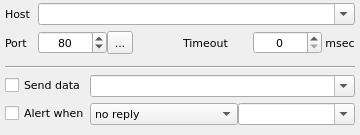
<?xml version="1.0" encoding="UTF-8"?>
<ui version="4.0">
 <class>TcpWidget</class>
 <widget class="QWidget" name="TcpWidget">
  <property name="geometry">
   <rect>
    <x>0</x>
    <y>0</y>
    <width>360</width>
    <height>135</height>
   </rect>
  </property>
  <property name="font">
   <font>
    <family>DejaVu Sans</family>
    <pointsize>8</pointsize>
   </font>
  </property>
  <property name="windowTitle">
   <string>Ping</string>
  </property>
  <property name="toolTip">
   <string>TCP connect</string>
  </property>
  <property name="statusTip">
   <string>TCP connect</string>
  </property>
  <property name="locale">
   <locale language="English" country="UnitedStates"/>
  </property>
  <layout class="QVBoxLayout" name="verticalLayout">
   <property name="leftMargin">
    <number>5</number>
   </property>
   <property name="topMargin">
    <number>3</number>
   </property>
   <property name="rightMargin">
    <number>5</number>
   </property>
   <property name="bottomMargin">
    <number>3</number>
   </property>
   <item>
    <layout class="QFormLayout" name="formLayout">
     <item row="0" column="0">
      <widget class="QLabel" name="lblHost">
       <property name="text">
        <string>Host</string>
       </property>
       <property name="buddy">
        <cstring>cmbHost</cstring>
       </property>
      </widget>
     </item>
     <item row="0" column="1">
      <widget class="QComboBox" name="cmbHost">
       <property name="sizePolicy">
        <sizepolicy hsizetype="Expanding" vsizetype="Fixed">
         <horstretch>0</horstretch>
         <verstretch>0</verstretch>
        </sizepolicy>
       </property>
       <property name="editable">
        <bool>true</bool>
       </property>
      </widget>
     </item>
     <item row="1" column="0">
      <widget class="QLabel" name="lblPort">
       <property name="text">
        <string>Port</string>
       </property>
       <property name="buddy">
        <cstring>spinPort</cstring>
       </property>
      </widget>
     </item>
     <item row="1" column="1">
      <layout class="QHBoxLayout" name="horizontalLayout">
       <property name="spacing">
        <number>0</number>
       </property>
       <item>
        <widget class="QSpinBox" name="spinPort">
         <property name="alignment">
          <set>Qt::AlignCenter</set>
         </property>
         <property name="minimum">
          <number>1</number>
         </property>
         <property name="maximum">
          <number>65535</number>
         </property>
         <property name="value">
          <number>80</number>
         </property>
        </widget>
       </item>
       <item>
        <widget class="QToolButton" name="btnPort">
         <property name="maximumSize">
          <size>
           <width>26</width>
           <height>26</height>
          </size>
         </property>
         <property name="text">
          <string>...</string>
         </property>
         <property name="icon">
          <iconset resource="../../qHostMonitor.qrc">
           <normaloff>:/img/browse.png</normaloff>:/img/browse.png</iconset>
         </property>
        </widget>
       </item>
       <item>
        <spacer name="horizontalSpacer">
         <property name="orientation">
          <enum>Qt::Horizontal</enum>
         </property>
         <property name="sizeType">
          <enum>QSizePolicy::Fixed</enum>
         </property>
         <property name="sizeHint" stdset="0">
          <size>
           <width>50</width>
           <height>20</height>
          </size>
         </property>
        </spacer>
       </item>
       <item>
        <widget class="QLabel" name="lblTimeout">
         <property name="text">
          <string>Timeout</string>
         </property>
         <property name="buddy">
          <cstring>spinTimeout</cstring>
         </property>
        </widget>
       </item>
       <item>
        <widget class="QSpinBox" name="spinTimeout">
         <property name="alignment">
          <set>Qt::AlignCenter</set>
         </property>
         <property name="maximum">
          <number>600000</number>
         </property>
        </widget>
       </item>
       <item>
        <widget class="QLabel" name="Label67">
         <property name="sizePolicy">
          <sizepolicy hsizetype="Maximum" vsizetype="Preferred">
           <horstretch>0</horstretch>
           <verstretch>0</verstretch>
          </sizepolicy>
         </property>
         <property name="text">
          <string> msec</string>
         </property>
         <property name="buddy">
          <cstring>spinTimeout</cstring>
         </property>
        </widget>
       </item>
      </layout>
     </item>
    </layout>
   </item>
   <item>
    <widget class="Line" name="Bevel3_2">
     <property name="orientation">
      <enum>Qt::Horizontal</enum>
     </property>
    </widget>
   </item>
   <item>
    <layout class="QFormLayout" name="formLayout_2">
     <property name="horizontalSpacing">
      <number>0</number>
     </property>
     <item row="0" column="0">
      <widget class="QCheckBox" name="chkSendData">
       <property name="text">
        <string>Send data</string>
       </property>
      </widget>
     </item>
     <item row="0" column="1">
      <widget class="QComboBox" name="cmbSendData">
       <property name="sizePolicy">
        <sizepolicy hsizetype="Expanding" vsizetype="Fixed">
         <horstretch>0</horstretch>
         <verstretch>0</verstretch>
        </sizepolicy>
       </property>
       <property name="editable">
        <bool>true</bool>
       </property>
      </widget>
     </item>
     <item row="1" column="0">
      <widget class="QCheckBox" name="chkAlertWhen">
       <property name="text">
        <string>Alert when</string>
       </property>
      </widget>
     </item>
     <item row="1" column="1">
      <layout class="QHBoxLayout" name="horizontalLayout_2" stretch="1,1">
       <item>
        <widget class="QComboBox" name="cmbSelectReply">
         <item>
          <property name="text">
           <string>no reply</string>
          </property>
         </item>
         <item>
          <property name="text">
           <string>any reply</string>
          </property>
         </item>
         <item>
          <property name="text">
           <string>reply contain</string>
          </property>
         </item>
         <item>
          <property name="text">
           <string>reply doesn't contain</string>
          </property>
         </item>
         <item>
          <property name="text">
           <string>reply equal to</string>
          </property>
         </item>
         <item>
          <property name="text">
           <string>reply not equal to</string>
          </property>
         </item>
        </widget>
       </item>
       <item>
        <widget class="QComboBox" name="cmbAlertWhen">
         <property name="sizePolicy">
          <sizepolicy hsizetype="Expanding" vsizetype="Fixed">
           <horstretch>0</horstretch>
           <verstretch>0</verstretch>
          </sizepolicy>
         </property>
         <property name="editable">
          <bool>true</bool>
         </property>
        </widget>
       </item>
      </layout>
     </item>
    </layout>
   </item>
  </layout>
 </widget>
 <resources>
  <include location="../../qHostMonitor.qrc"/>
  <include location="../../qHostMonitor.qrc"/>
 </resources>
 <connections/>
</ui>
